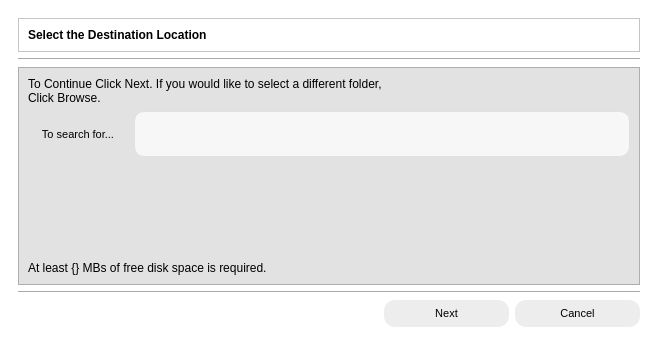
<?xml version='1.0' encoding='utf-8'?>
<ui version="4.0">
 <class>MainWindow</class>
 <widget class="QMainWindow" name="MainWindow">
  <property name="geometry">
   <rect>
    <x>0</x>
    <y>0</y>
    <width>658</width>
    <height>345</height>
   </rect>
  </property>
  <property name="minimumSize">
   <size>
    <width>658</width>
    <height>345</height>
   </size>
  </property>
  <property name="maximumSize">
   <size>
    <width>658</width>
    <height>345</height>
   </size>
  </property>
  <property name="windowTitle">
   <string>MainWindow</string>
  </property>
  <property name="styleSheet">
   <string notr="true">background:rgb(255, 255, 255)</string>
  </property>
  <widget class="QWidget" name="centralwidget">
   <layout class="QGridLayout" name="gridLayout_2">
    <item row="0" column="0">
     <widget class="QCustomQStackedWidget" name="stackedWidget">
      <property name="styleSheet">
       <string notr="true">background:rgb(255, 255, 255)</string>
      </property>
      <property name="currentIndex">
       <number>0</number>
      </property>
      <widget class="QWidget" name="page">
       <layout class="QGridLayout" name="gridLayout_5">
        <item row="4" column="0">
         <spacer name="horizontalSpacer">
          <property name="orientation">
           <enum>Qt::Horizontal</enum>
          </property>
          <property name="sizeType">
           <enum>QSizePolicy::Fixed</enum>
          </property>
          <property name="sizeHint" stdset="0">
           <size>
            <width>360</width>
            <height>20</height>
           </size>
          </property>
         </spacer>
        </item>
        <item row="4" column="1">
         <widget class="QPushButton" name="Button_next">
          <property name="minimumSize">
           <size>
            <width>0</width>
            <height>27</height>
           </size>
          </property>
          <property name="maximumSize">
           <size>
            <width>16777215</width>
            <height>16777215</height>
           </size>
          </property>
          <property name="styleSheet">
           <string notr="true">            QPushButton {
                background-color: #EDEDED;
	
                border-radius: 11px;  /* Borda arredondada (círculo) */
                color: black;  /* Cor do texto alterada para preto */
                font-size: 11px;  /* Ajuste do tamanho do ícone */
            }
            QPushButton:hover {
                background-color: #DCDCDC;
            }
            QPushButton:pressed {
                background-color: #EDEDED ;
            }
</string>
          </property>
          <property name="text">
           <string>Next</string>
          </property>
          <property name="icon">
           <iconset resource="../Qss/icons/_icons.qrc">
            <normaloff>:/material_design/icons/material_design/navigate_next.png</normaloff>:/material_design/icons/material_design/navigate_next.png</iconset>
          </property>
          <property name="iconSize">
           <size>
            <width>28</width>
            <height>29</height>
           </size>
          </property>
         </widget>
        </item>
        <item row="4" column="2">
         <widget class="QPushButton" name="button_cancel">
          <property name="minimumSize">
           <size>
            <width>0</width>
            <height>27</height>
           </size>
          </property>
          <property name="styleSheet">
           <string notr="true">            QPushButton {
                background-color: #EDEDED;
	
                border-radius: 11px;  /* Borda arredondada (círculo) */
                color: black;  /* Cor do texto alterada para preto */
                font-size: 11px;  /* Ajuste do tamanho do ícone */
            }
            QPushButton:hover {
                background-color: #DCDCDC;
            }
            QPushButton:pressed {
                background-color: #EDEDED ;
            }
</string>
          </property>
          <property name="text">
           <string>Cancel</string>
          </property>
          <property name="icon">
           <iconset resource="../Qss/icons/_icons.qrc">
            <normaloff>:/feather/icons/feather/x.png</normaloff>:/feather/icons/feather/x.png</iconset>
          </property>
         </widget>
        </item>
        <item row="2" column="0" colspan="3">
         <widget class="QFrame" name="frame_2">
          <property name="styleSheet">
           <string notr="true">background:rgb(226, 226, 226)</string>
          </property>
          <property name="frameShape">
           <enum>QFrame::StyledPanel</enum>
          </property>
          <property name="frameShadow">
           <enum>QFrame::Raised</enum>
          </property>
          <layout class="QGridLayout" name="gridLayout_6">
           <item row="1" column="0">
            <layout class="QGridLayout" name="gridLayout_4">
             <item row="4" column="1">
              <spacer name="verticalSpacer">
               <property name="orientation">
                <enum>Qt::Vertical</enum>
               </property>
               <property name="sizeType">
                <enum>QSizePolicy::Maximum</enum>
               </property>
               <property name="sizeHint" stdset="0">
                <size>
                 <width>20</width>
                 <height>167</height>
                </size>
               </property>
              </spacer>
             </item>
             <item row="2" column="1">
              <widget class="QTextEdit" name="lineEdit_path_install">
               <property name="minimumSize">
                <size>
                 <width>0</width>
                 <height>46</height>
                </size>
               </property>
               <property name="maximumSize">
                <size>
                 <width>16777215</width>
                 <height>46</height>
                </size>
               </property>
               <property name="styleSheet">
                <string notr="true">            QTextEdit {
                border: 1px solid #E0E0E0;
                padding: 10px;
                border-radius: 10px;
                background-color: #F7F7F7;
                color: black;  /* Cor do texto alterada para preto */
            }</string>
               </property>
              </widget>
             </item>
             <item row="2" column="0">
              <widget class="QPushButton" name="Tosearchfor">
               <property name="minimumSize">
                <size>
                 <width>100</width>
                 <height>47</height>
                </size>
               </property>
               <property name="styleSheet">
                <string notr="true">            QPushButton {
                background-color: rgb(226, 226, 226);
	
                border-radius: 11px;  /* Borda arredondada (círculo) */
                color: black;  /* Cor do texto alterada para preto */
                font-size: 11px;  /* Ajuste do tamanho do ícone */
            }
            
            QPushButton:hover {
                background-color: white;
            }
            QPushButton:pressed {
                background-color: #EDEDED ;
            }</string>
               </property>
               <property name="text">
                <string>To search for...</string>
               </property>
               <property name="icon">
                <iconset resource="../Qss/icons/_icons.qrc">
                 <normaloff>:/font_awesome_solid/icons/font_awesome/solid/magnifying-glass-plus.png</normaloff>:/font_awesome_solid/icons/font_awesome/solid/magnifying-glass-plus.png</iconset>
               </property>
               <property name="iconSize">
                <size>
                 <width>11</width>
                 <height>11</height>
                </size>
               </property>
              </widget>
             </item>
             <item row="0" column="0" colspan="2">
              <widget class="QLabel" name="label_3">
               <property name="text">
                <string>To Continue Click Next. If you would like to select a different folder,
Click Browse.</string>
               </property>
              </widget>
             </item>
             <item row="5" column="0" colspan="2">
              <widget class="QLabel" name="label_space_required">
               <property name="text">
                <string>At least {} MBs of free disk space is required.</string>
               </property>
              </widget>
             </item>
            </layout>
           </item>
          </layout>
         </widget>
        </item>
        <item row="3" column="0" colspan="3">
         <widget class="Line" name="line_2">
          <property name="orientation">
           <enum>Qt::Horizontal</enum>
          </property>
         </widget>
        </item>
        <item row="1" column="0" colspan="3">
         <widget class="Line" name="line">
          <property name="orientation">
           <enum>Qt::Horizontal</enum>
          </property>
         </widget>
        </item>
        <item row="0" column="0" colspan="3">
         <widget class="QFrame" name="frame">
          <property name="styleSheet">
           <string notr="true">background:rgb(255, 255, 255)</string>
          </property>
          <property name="frameShape">
           <enum>QFrame::StyledPanel</enum>
          </property>
          <property name="frameShadow">
           <enum>QFrame::Raised</enum>
          </property>
          <layout class="QGridLayout" name="gridLayout_3">
           <item row="0" column="0">
            <layout class="QGridLayout" name="gridLayout">
             <item row="0" column="0">
              <widget class="QLabel" name="label">
               <property name="text">
                <string>&lt;html&gt;&lt;head/&gt;&lt;body&gt;&lt;p&gt;&lt;span style=" font-weight:600;"&gt;Select the Destination Location&lt;/span&gt;&lt;/p&gt;&lt;/body&gt;&lt;/html&gt;</string>
               </property>
              </widget>
             </item>
            </layout>
           </item>
          </layout>
         </widget>
        </item>
       </layout>
      </widget>
      <widget class="QWidget" name="page_2">
       <layout class="QGridLayout" name="gridLayout_11">
        <item row="1" column="1">
         <widget class="QFrame" name="frame_4">
          <property name="styleSheet">
           <string notr="true">background:rgb(226, 226, 226)</string>
          </property>
          <property name="frameShape">
           <enum>QFrame::StyledPanel</enum>
          </property>
          <property name="frameShadow">
           <enum>QFrame::Raised</enum>
          </property>
          <layout class="QGridLayout" name="gridLayout_9">
           <item row="2" column="1">
            <widget class="QPushButton" name="pushButton_cancel_installing">
             <property name="minimumSize">
              <size>
               <width>79</width>
               <height>23</height>
              </size>
             </property>
             <property name="maximumSize">
              <size>
               <width>79</width>
               <height>16777215</height>
              </size>
             </property>
             <property name="styleSheet">
              <string notr="true">            QPushButton {
                background-color: #EDEDED;
	
                border-radius: 11px;  /* Borda arredondada (círculo) */
                color: black;  /* Cor do texto alterada para preto */
                font-size: 15px;  /* Ajuste do tamanho do ícone */
            }
            QPushButton:hover {
                background-color: #DCDCDC;
            }
            QPushButton:pressed {
                background-color: #EDEDED ;
            }
</string>
             </property>
             <property name="text">
              <string>Cancel</string>
             </property>
             <property name="icon">
              <iconset resource="../Qss/icons/_icons.qrc">
               <normaloff>:/font_awesome_solid/icons/font_awesome/solid/x.png</normaloff>:/font_awesome_solid/icons/font_awesome/solid/x.png</iconset>
             </property>
             <property name="iconSize">
              <size>
               <width>17</width>
               <height>13</height>
              </size>
             </property>
            </widget>
           </item>
           <item row="2" column="0">
            <spacer name="horizontalSpacer_2">
             <property name="orientation">
              <enum>Qt::Horizontal</enum>
             </property>
             <property name="sizeHint" stdset="0">
              <size>
               <width>40</width>
               <height>20</height>
              </size>
             </property>
            </spacer>
           </item>
           <item row="1" column="0" colspan="2">
            <layout class="QGridLayout" name="gridLayout_10">
             <item row="2" column="0">
              <widget class="QProgressBar" name="progressBar">
               <property name="value">
                <number>0</number>
               </property>
              </widget>
             </item>
             <item row="4" column="0">
              <spacer name="verticalSpacer_2">
               <property name="orientation">
                <enum>Qt::Vertical</enum>
               </property>
               <property name="sizeType">
                <enum>QSizePolicy::Maximum</enum>
               </property>
               <property name="sizeHint" stdset="0">
                <size>
                 <width>20</width>
                 <height>167</height>
                </size>
               </property>
              </spacer>
             </item>
             <item row="0" column="0">
              <widget class="QLabel" name="label_6">
               <property name="text">
                <string>Extracting Files...</string>
               </property>
              </widget>
             </item>
             <item row="1" column="0">
              <widget class="QLabel" name="label_path_src_installing">
               <property name="text">
                <string>D:\Save disk C\Saas do site\IVPN_auto_rotate\Installer</string>
               </property>
              </widget>
             </item>
            </layout>
           </item>
          </layout>
         </widget>
        </item>
        <item row="0" column="1">
         <widget class="QFrame" name="frame_3">
          <property name="styleSheet">
           <string notr="true">background:rgb(255, 255, 255)</string>
          </property>
          <property name="frameShape">
           <enum>QFrame::StyledPanel</enum>
          </property>
          <property name="frameShadow">
           <enum>QFrame::Raised</enum>
          </property>
          <layout class="QGridLayout" name="gridLayout_7">
           <item row="0" column="0">
            <layout class="QGridLayout" name="gridLayout_8">
             <item row="0" column="0">
              <widget class="QLabel" name="label_4">
               <property name="text">
                <string>&lt;html&gt;&lt;head/&gt;&lt;body&gt;&lt;p&gt;&lt;span style=" font-weight:600;"&gt;Installing &lt;/span&gt;&lt;br/&gt;Please wait while the installer installs {} on your computer.&lt;/p&gt;&lt;/body&gt;&lt;/html&gt;</string>
               </property>
              </widget>
             </item>
            </layout>
           </item>
          </layout>
         </widget>
        </item>
       </layout>
      </widget>
      <widget class="QWidget" name="page_3">
       <layout class="QGridLayout" name="gridLayout_14">
        <item row="0" column="0">
         <widget class="QFrame" name="frame_5">
          <property name="sizePolicy">
           <sizepolicy hsizetype="Maximum" vsizetype="Preferred">
            <horstretch>0</horstretch>
            <verstretch>0</verstretch>
           </sizepolicy>
          </property>
          <property name="minimumSize">
           <size>
            <width>200</width>
            <height>0</height>
           </size>
          </property>
          <property name="styleSheet">
           <string notr="true">background:rgb(14, 6, 109)</string>
          </property>
          <property name="frameShape">
           <enum>QFrame::StyledPanel</enum>
          </property>
          <property name="frameShadow">
           <enum>QFrame::Raised</enum>
          </property>
         </widget>
        </item>
        <item row="0" column="1">
         <layout class="QGridLayout" name="gridLayout_12">
          <item row="0" column="0">
           <widget class="QLabel" name="label_7">
            <property name="text">
             <string>Installer {}</string>
            </property>
           </widget>
          </item>
          <item row="2" column="0">
           <widget class="QLabel" name="label_8">
            <property name="text">
             <string>&lt;html&gt;&lt;head/&gt;&lt;body&gt;&lt;p&gt;The Installer has finished installing {} on your computer.  &lt;br&gt; The application can be launched by selecting installed shortcuts.&lt;/p&gt;&lt;/body&gt;&lt;/html&gt;</string>
            </property>
           </widget>
          </item>
          <item row="7" column="0">
           <spacer name="verticalSpacer_3">
            <property name="orientation">
             <enum>Qt::Vertical</enum>
            </property>
            <property name="sizeHint" stdset="0">
             <size>
              <width>20</width>
              <height>40</height>
             </size>
            </property>
           </spacer>
          </item>
          <item row="1" column="0">
           <spacer name="verticalSpacer_5">
            <property name="orientation">
             <enum>Qt::Vertical</enum>
            </property>
            <property name="sizeType">
             <enum>QSizePolicy::Fixed</enum>
            </property>
            <property name="sizeHint" stdset="0">
             <size>
              <width>20</width>
              <height>9</height>
             </size>
            </property>
           </spacer>
          </item>
          <item row="4" column="0">
           <widget class="QLabel" name="label_9">
            <property name="text">
             <string>Click Finish to exit the installer.</string>
            </property>
           </widget>
          </item>
          <item row="3" column="0">
           <spacer name="verticalSpacer_4">
            <property name="orientation">
             <enum>Qt::Vertical</enum>
            </property>
            <property name="sizeType">
             <enum>QSizePolicy::Fixed</enum>
            </property>
            <property name="sizeHint" stdset="0">
             <size>
              <width>20</width>
              <height>16</height>
             </size>
            </property>
           </spacer>
          </item>
          <item row="6" column="0">
           <widget class="QCheckBox" name="checkBoxRun">
            <property name="text">
             <string>Run {}</string>
            </property>
            <property name="checked">
             <bool>true</bool>
            </property>
           </widget>
          </item>
          <item row="5" column="0">
           <spacer name="verticalSpacer_6">
            <property name="orientation">
             <enum>Qt::Vertical</enum>
            </property>
            <property name="sizeType">
             <enum>QSizePolicy::Minimum</enum>
            </property>
            <property name="sizeHint" stdset="0">
             <size>
              <width>20</width>
              <height>5</height>
             </size>
            </property>
           </spacer>
          </item>
         </layout>
        </item>
        <item row="1" column="0" colspan="2">
         <layout class="QGridLayout" name="gridLayout_13">
          <item row="0" column="0">
           <spacer name="horizontalSpacer_3">
            <property name="orientation">
             <enum>Qt::Horizontal</enum>
            </property>
            <property name="sizeType">
             <enum>QSizePolicy::Minimum</enum>
            </property>
            <property name="sizeHint" stdset="0">
             <size>
              <width>420</width>
              <height>20</height>
             </size>
            </property>
           </spacer>
          </item>
          <item row="0" column="1">
           <widget class="QPushButton" name="pushButton_finish_installer">
            <property name="sizePolicy">
             <sizepolicy hsizetype="Fixed" vsizetype="Fixed">
              <horstretch>0</horstretch>
              <verstretch>0</verstretch>
             </sizepolicy>
            </property>
            <property name="minimumSize">
             <size>
              <width>64</width>
              <height>25</height>
             </size>
            </property>
            <property name="styleSheet">
             <string notr="true">            QPushButton {
                background-color: #EDEDED;
	
                border-radius: 11px;  /* Borda arredondada (círculo) */
                color: black;  /* Cor do texto alterada para preto */
                font-size: 15px;  /* Ajuste do tamanho do ícone */
            }
            QPushButton:hover {
                background-color: #DCDCDC;
            }
            QPushButton:pressed {
                background-color: #EDEDED ;
            }
</string>
            </property>
            <property name="text">
             <string>Finish</string>
            </property>
           </widget>
          </item>
         </layout>
        </item>
       </layout>
      </widget>
     </widget>
    </item>
   </layout>
  </widget>
 </widget>
 <customwidgets>
  <customwidget>
   <class>QCustomQStackedWidget</class>
   <extends>QStackedWidget</extends>
   <header location="global">Custom_Widgets.QCustomQStackedWidget.h</header>
   <container>1</container>
  </customwidget>
 <customwidget><class>QPushButton</class><extends>QPushButton</extends><header location="global">Custom_Widgets.Theme.h</header><container>1</container></customwidget><customwidget><class>QLabel</class><extends>QLabel</extends><header location="global">Custom_Widgets.Theme.h</header><container>1</container></customwidget></customwidgets>
 <connections />
</ui>
